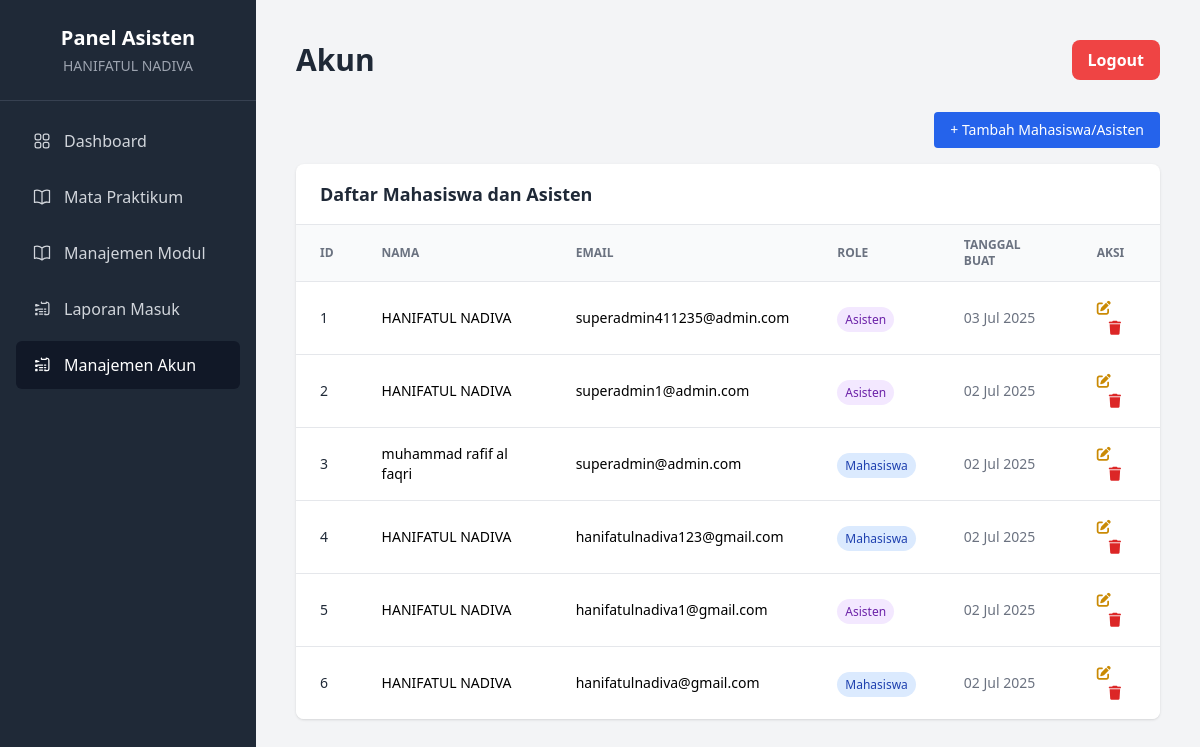
The app's page /SistemPengumpulanTugas/asisten/akun/akun.php (signed in) with its own data.
### tables this page shows
CREATE TABLE `users` (
  `id` int(11) NOT NULL,
  `nama` varchar(100) NOT NULL,
  `email` varchar(100) NOT NULL,
  `password` varchar(255) NOT NULL,
  `role` enum('mahasiswa','asisten') NOT NULL,
  `created_at` timestamp NOT NULL DEFAULT current_timestamp()
);

### SistemPengumpulanTugas/asisten/akun/akun.php (the view, shortened to what this page needs)
<?php
$pageTitle = 'Akun';
$activePage = 'akun';
require_once '../templates/header.php';
require_once '../../config.php';
$limit = 10;
$page = isset($_GET['page']) && is_numeric($_GET['page']) ? (int) $_GET['page'] : 1;
$offset = ($page - 1) * $limit;
$sql = "SELECT * FROM users ORDER BY created_at DESC LIMIT $limit OFFSET $offset";
$result = $conn->query($sql);
$users = [];
if ($result && $result->num_rows > 0) {
    while ($row = $result->fetch_assoc()) {
        $users[] = $row;
    }
}
?>
<div class="mt-6 mx-auto max-w-6xl flex justify-end">
  <a href="tambah.php" class="bg-blue-600 text-white px-4 py-2 text-sm rounded hover:bg-blue-700">
    + Tambah Mahasiswa/Asisten
  </a>
</div>
<div class="bg-white shadow rounded-lg overflow-hidden mt-4 mx-auto max-w-6xl">
  <div class="flex justify-between items-center px-6 py-4 border-b border-gray-200">
    <h3 class="text-lg font-semibold text-gray-800">Daftar Mahasiswa dan Asisten</h3>
  </div>
  <div class="overflow-x-auto">
    <table class="min-w-full divide-y divide-gray-200">
      <thead class="bg-gray-50">
        <tr>
          <th class="px-6 py-3 text-left text-xs font-semibold text-gray-500 uppercase">Id</th>
          <th class="px-6 py-3 text-left text-xs font-semibold text-gray-500 uppercase">Nama</th>
          <th class="px-6 py-3 text-left text-xs font-semibold text-gray-500 uppercase">Email</th>
          <th class="px-6 py-3 text-left text-xs font-semibold text-gray-500 uppercase">Role</th>
          <th class="px-6 py-3 text-left text-xs font-semibold text-gray-500 uppercase">Tanggal Buat</th>
          <th class="px-6 py-3 text-left text-xs font-semibold text-gray-500 uppercase">Aksi</th>
        </tr>
      </thead>
      <tbody class="bg-white divide-y divide-gray-200">
        <?php if (!empty($users)): ?>
          <?php foreach ($users as $index => $user): ?>
            <tr class="hover:bg-gray-50">
              <td class="px-6 py-4 text-sm text-gray-800"><?= $offset + $index + 1 ?></td>
              <td class="px-6 py-4 text-sm"><?= htmlspecialchars($user['nama']) ?></td>
              <td class="px-6 py-4 text-sm"><?= htmlspecialchars($user['email']) ?></td>
              <td class="px-6 py-4">
                <span class="px-2 py-1 text-xs font-medium rounded-full <?= $user['role'] === 'mahasiswa' ? 'bg-blue-100 text-blue-800' : 'bg-purple-100 text-purple-800' ?>">
                  <?= ucfirst($user['role']) ?>
                </span>
              </td>
              <td class="px-6 py-4 text-sm text-gray-500"><?= date('d M Y', strtotime($user['created_at'])) ?></td>
              <td class="px-6 py-4 text-sm text-gray-700 space-x-3">
                <a href="edit.php?id=<?= $user['id'] ?>" class="text-yellow-600 hover:text-yellow-800" title="Edit">
                  <i class="fas fa-edit"></i>
                </a>
                <a href="hapus.php?id=<?= $user['id'] ?>" onclick="return confirm('Yakin ingin menghapus pengguna ini?')" class="text-red-600 hover:text-red-800" title="Hapus">
                  <i class="fas fa-trash"></i>
                </a>
              </td>
            </tr>
          <?php endforeach; ?>
        <?php else: ?>
          <tr><td colspan="6" class="px-6 py-4 text-center text-gray-500">Tidak ada data pengguna</td></tr>
        <?php endif; ?>
      </tbody>
    </table>
  </div>
</div>
<?php require_once '../templates/footer.php'; ?>

### SistemPengumpulanTugas/asisten/templates/header.php (shortened to what this page needs)
<!DOCTYPE html>
<html lang="id">
<head>
    <script src="https://cdn.tailwindcss.com"></script>
<link href="https://cdnjs.cloudflare.com/ajax/libs/font-awesome/6.5.0/css/all.min.css" rel="stylesheet">
</head>
<body class="bg-gray-100">
<div class="flex h-screen">
    <aside class="w-64 bg-gray-800 text-white flex flex-col">
        <div class="p-6 text-center border-b border-gray-700">
            <h3 class="text-xl font-bold">Panel Asisten</h3>
            <p class="text-sm text-gray-400 mt-1"><?php echo htmlspecialchars($_SESSION['nama']); ?></p>
        </div>
        <nav class="flex-grow">
            <ul class="space-y-2 p-4">
                <?php
                    $activeClass = 'bg-gray-900 text-white';
                    $inactiveClass = 'text-gray-300 hover:bg-gray-700 hover:text-white';
                ?>
                <li>
                    <a href="/asisten/dashboard.php" class="<?php echo ($activePage == 'dashboard') ? $activeClass : $inactiveClass; ?> flex items-center px-4 py-3 rounded-md transition-colors duration-200">
                        <span>Dashboard</span>
                    </a>
                </li>
                <li>
                    <a href="/asisten/praktikum/praktikum.php" class="<?php echo ($activePage == 'praktikum') ? $activeClass : $inactiveClass; ?> flex items-center px-4 py-3 rounded-md transition-colors duration-200">
                        <span>Mata Praktikum</span>
                    </a>
                </li>
                <li>
                    <a href="/asisten/modul/modul.php" class="<?php echo ($activePage == 'modul') ? $activeClass : $inactiveClass; ?> flex items-center px-4 py-3 rounded-md transition-colors duration-200">
                        <span>Manajemen Modul</span>
                    </a>
                </li>
                <li>
                    <a href="/asisten/laporan/laporan.php" class="<?php echo ($activePage == 'laporan') ? $activeClass : $inactiveClass; ?> flex items-center px-4 py-3 rounded-md transition-colors duration-200">
                        <span>Laporan Masuk</span>
                    </a>
                </li>
                <li>
                    <a href="/asisten/akun/akun.php" class="<?php echo ($activePage == 'akun') ? $activeClass : $inactiveClass; ?> flex items-center px-4 py-3 rounded-md transition-colors duration-200">
                        <span>Manajemen Akun</span>
                    </a>
                </li>
            </ul>
        </nav>
    </aside>
    <main class="flex-1 p-6 lg:p-10">
        <header class="flex items-center justify-between mb-8">
            <h1 class="text-3xl font-bold text-gray-800"><?php echo $pageTitle ?? 'Dashboard'; ?></h1>
            <a href="../../logout.php" class="bg-red-500 hover:bg-red-600 text-white font-bold py-2 px-4 rounded-lg transition-colors duration-300">
                Logout
            </a>
        </header>

### SistemPengumpulanTugas/asisten/templates/footer.php
</main>
</div>
</body>
</html>

### records on screen
users: index "1", nama "HANIFATUL NADIVA", email "superadmin411235@admin.com", role "Asisten", created_at "03 Jul 2025"
users: index "2", nama "HANIFATUL NADIVA", email "superadmin1@admin.com", role "Asisten", created_at "02 Jul 2025"
users: index "3", nama "muhammad rafif al faqri", email "superadmin@admin.com", role "Mahasiswa", created_at "02 Jul 2025"
users: index "4", nama "HANIFATUL NADIVA", email "hanifatulnadiva123@gmail.com", role "Mahasiswa", created_at "02 Jul 2025"
users: index "5", nama "HANIFATUL NADIVA", email "hanifatulnadiva1@gmail.com", role "Asisten", created_at "02 Jul 2025"
users: index "6", nama "HANIFATUL NADIVA", email "hanifatulnadiva@gmail.com", role "Mahasiswa", created_at "02 Jul 2025"

### other values on screen
$_SESSION['nama'] "HANIFATUL NADIVA"
$pageTitle "Akun"
